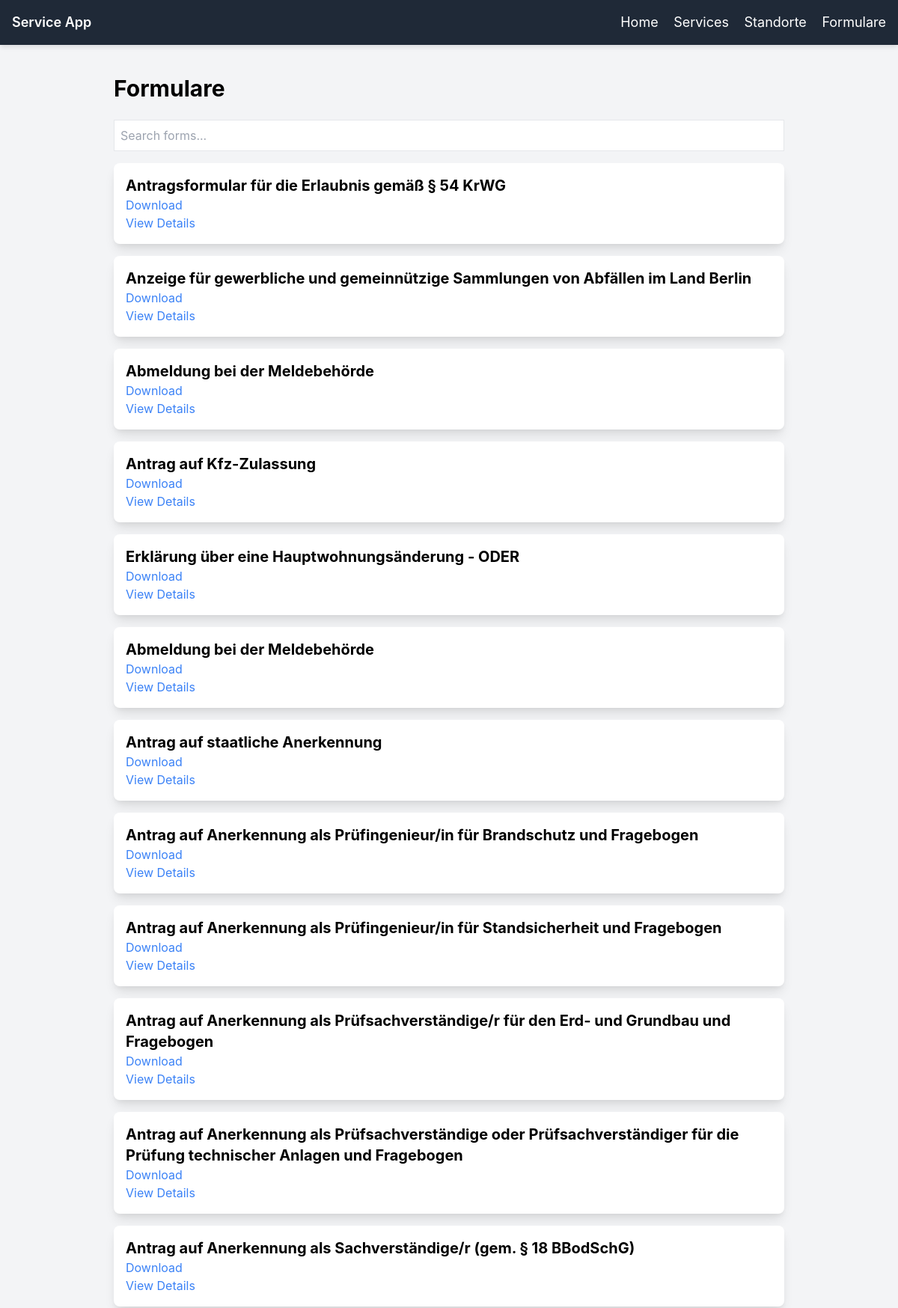
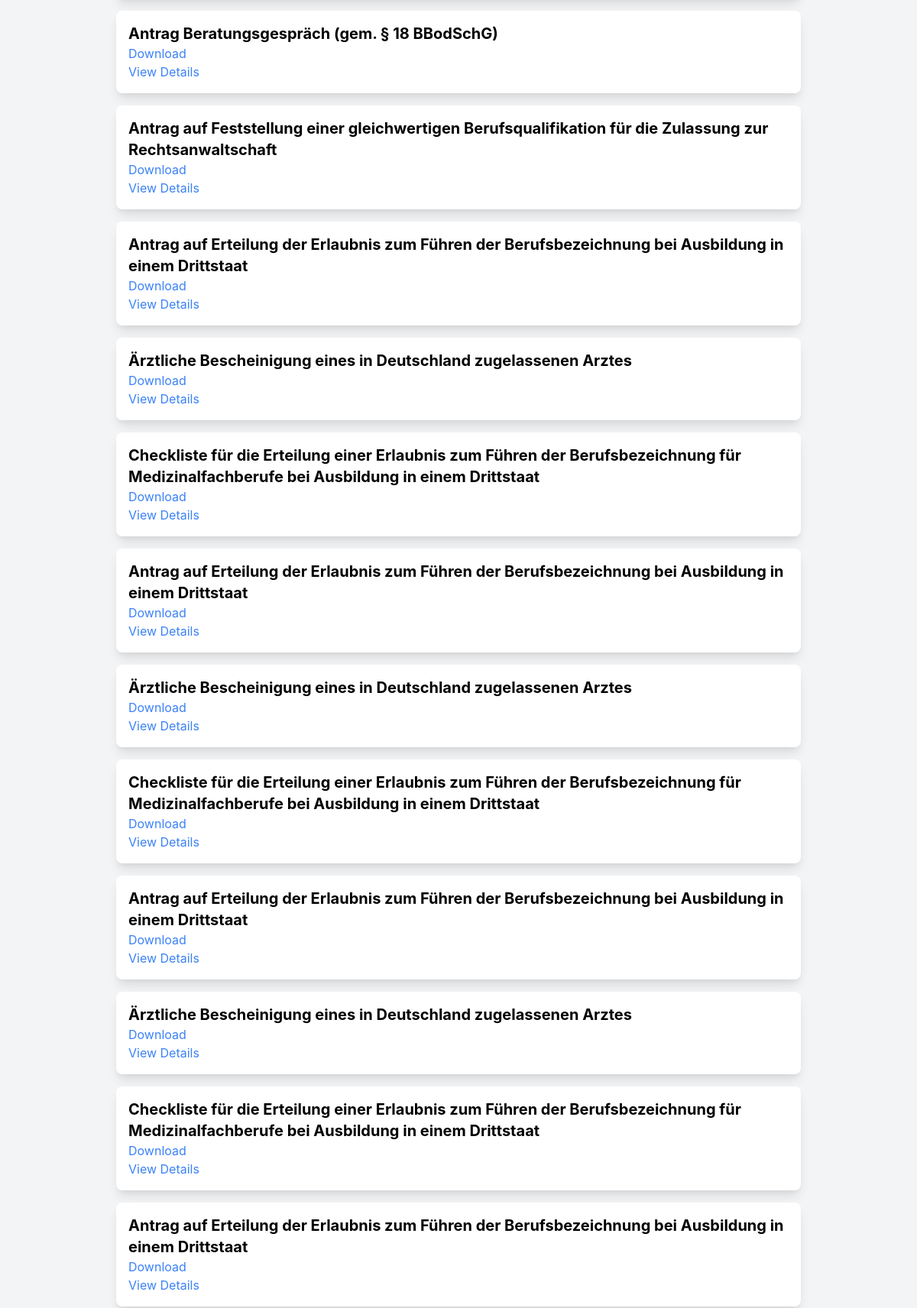
/formulare/ (upper part), run on the app's committed database (2 pictures, top to bottom).
### app/models.py (models this page shows)
class Formular(SQLModel, table=True):
    id: int = Field(default=None, primary_key=True)
    service_id: int = Field(foreign_key="service.id")
    service: Optional[Service] = Relationship(back_populates="formulars")
    title: str
    url: str

### app/views/formular_view.py (the view)
@router.get("/formulare/")
async def formulare(request: Request):
    with Session(engine) as session:
        formulare = session.exec(select(Formular)).all()
    return templates.TemplateResponse("formulare.html", {"request": request, "formulare": formulare})

### app/templates/formulare.html
{% extends "base.html" %}
{% block content %}
<div class="max-w-4xl mx-auto">
    <h1 class="text-3xl font-bold mb-6">Formulare</h1>
    <input type="text" id="formular-search" class="border p-2 w-full mb-4" placeholder="Search forms..." />
    <div id="formular-list">
        {% for formular in formulare %}
        <div class="bg-white p-4 rounded-lg shadow-lg mb-4">
            <h2 class="text-xl font-bold">{{ formular.title }}</h2>
            <p><a href="{{ formular.url }}" class="text-blue-500" target="_blank">Download</a></p>
            <button class="text-blue-500 view-formular" data-formular-id="{{ formular.id }}">View Details</button>
        </div>
        {% endfor %}
    </div>
</div>
{% endblock %}

### app/templates/base.html (style rules this page uses)
body { font-family: 'Inter', sans-serif; background-color: #f7fafc; }

### data on the page
Formular: title "Antragsformular für die Erlaubnis gemäß § 54 KrWG"
Formular: title "Anzeige für gewerbliche und gemeinnützige Sammlungen von Abfällen im Land Berlin"
Formular: title "Abmeldung bei der Meldebehörde"
Formular: title "Antrag auf Kfz-Zulassung"
Formular: title "Erklärung über eine Hauptwohnungsänderung - ODER"
Formular: title "Abmeldung bei der Meldebehörde"
Formular: title "Antrag auf staatliche Anerkennung"
Formular: title "Antrag auf Anerkennung als Prüfingenieur/in für Brandschutz und Fragebogen"
Formular: title "Antrag auf Anerkennung als Prüfingenieur/in für Standsicherheit und Fragebogen"
Formular: title "Antrag auf Anerkennung als Prüfsachverständige/r für den Erd- und Grundbau und Fragebogen"
Formular: title "Antrag auf Anerkennung als Prüfsachverständige oder Prüfsachverständiger für die Prüfung technischer Anlagen und Fragebogen"
Formular: title "Antrag auf Anerkennung als Sachverständige/r (gem. § 18 BBodSchG)"
Formular: title "Antrag Beratungsgespräch (gem. § 18 BBodSchG)"
Formular: title "Antrag auf Feststellung einer gleichwertigen Berufsqualifikation für die Zulassung zur Rechtsanwaltschaft"
Formular: title "Antrag auf Erteilung der Erlaubnis zum Führen der Berufsbezeichnung bei Ausbildung in einem Drittstaat"
Formular: title "Ärztliche Bescheinigung eines in Deutschland zugelassenen Arztes"
Formular: title "Checkliste für die Erteilung einer Erlaubnis zum Führen der Berufsbezeichnung für Medizinalfachberufe bei Ausbildung in einem Drittstaat"
Formular: title "Antrag auf Erteilung der Erlaubnis zum Führen der Berufsbezeichnung bei Ausbildung in einem Drittstaat"
Formular: title "Ärztliche Bescheinigung eines in Deutschland zugelassenen Arztes"
Formular: title "Checkliste für die Erteilung einer Erlaubnis zum Führen der Berufsbezeichnung für Medizinalfachberufe bei Ausbildung in einem Drittstaat"
Formular: title "Antrag auf Erteilung der Erlaubnis zum Führen der Berufsbezeichnung bei Ausbildung in einem Drittstaat"
Formular: title "Ärztliche Bescheinigung eines in Deutschland zugelassenen Arztes"
Formular: title "Checkliste für die Erteilung einer Erlaubnis zum Führen der Berufsbezeichnung für Medizinalfachberufe bei Ausbildung in einem Drittstaat"
Formular: title "Antrag auf Erteilung der Erlaubnis zum Führen der Berufsbezeichnung bei Ausbildung in einem Drittstaat"
